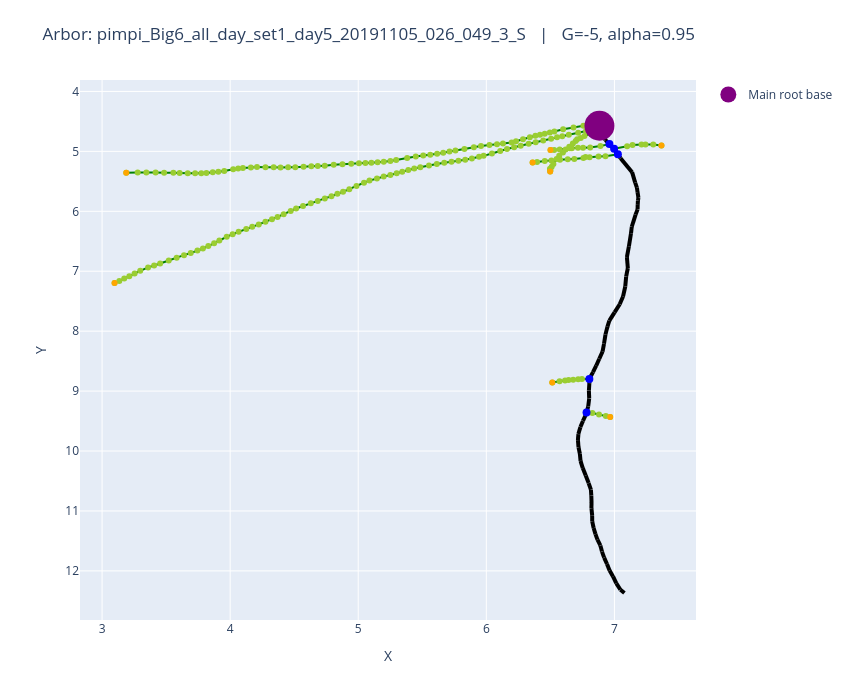

The code cell stored with this chart in its notebook:
### Code cell
fname = "pimpi_Big6_all_day_set1_day5_20191105_026_049_3_S.csv"
arbor = rar.read_arbor_full(fname)
draw.plot_arbors(arbor, -5, 0.95, show_lateral_nodes=False)
